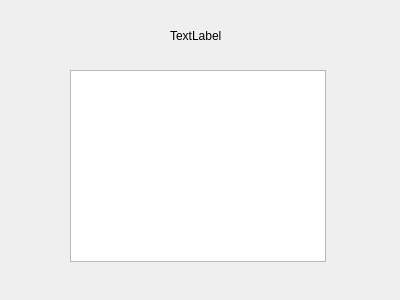
<?xml version="1.0" encoding="UTF-8"?>
<ui version="4.0">
 <class>cookassess</class>
 <widget class="QDialog" name="cookassess">
  <property name="geometry">
   <rect>
    <x>0</x>
    <y>0</y>
    <width>400</width>
    <height>300</height>
   </rect>
  </property>
  <property name="windowTitle">
   <string>Dialog</string>
  </property>
  <widget class="QLabel" name="label">
   <property name="geometry">
    <rect>
     <x>170</x>
     <y>30</y>
     <width>54</width>
     <height>12</height>
    </rect>
   </property>
   <property name="text">
    <string>TextLabel</string>
   </property>
  </widget>
  <widget class="QTableWidget" name="tableWidget">
   <property name="geometry">
    <rect>
     <x>70</x>
     <y>70</y>
     <width>256</width>
     <height>192</height>
    </rect>
   </property>
  </widget>
 </widget>
 <resources/>
 <connections/>
</ui>
